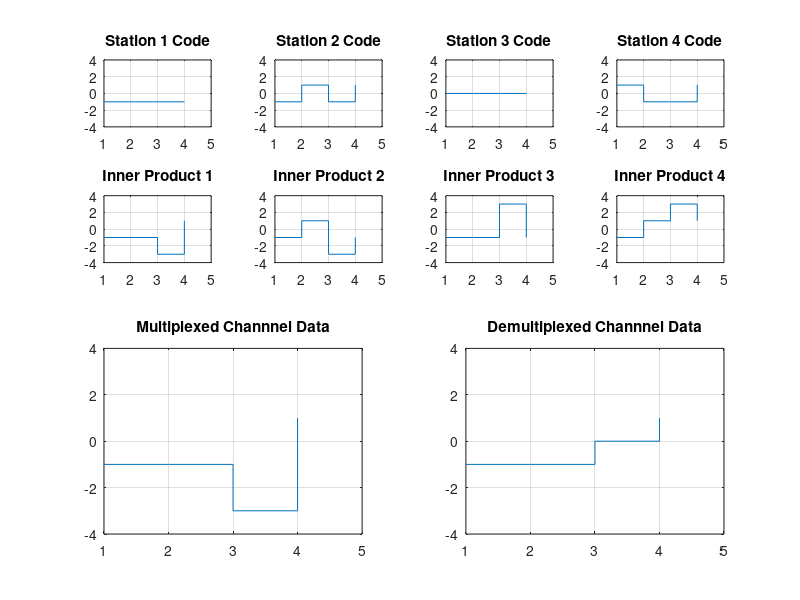

Reproduce this figure in MATLAB.
% CDMA Technique
clc
clear;
close all;
BitStream = [-1 -1 0 1];
XLimiter = [1 5];
YLimiter = [-4 4];

% Creating the Walsh Table
Walsh1 = 1;
Walsh2 = [Walsh1, Walsh1; Walsh1, -Walsh1];
Walsh4 = [Walsh2, Walsh2; Walsh2, -Walsh2];

Multiplexed_Data = zeros(1, 4);
Encrypted_Walsh_Table = zeros(4, 4);

for row = 1:4
    for col = 1:4
        Encrypted_Walsh_Table(row, col) = BitStream(row) * Walsh4(row, col);
        Multiplexed_Data(col) = Multiplexed_Data(col) + Encrypted_Walsh_Table(row, col);
    end
end

figure(1);
for Number = 1:4
    subplot(4, 4, Number);
    stairs(Encrypted_Walsh_Table(Number, :));
    str = sprintf("Station %d Code", Number);
    title(str);
    xlim(XLimiter);
    ylim(YLimiter);
    grid();
end

subplot(2, 2, 3);
stairs(Multiplexed_Data);
title("Multiplexed Channnel Data");
xlim(XLimiter)
ylim(YLimiter)
grid();

Demultiplexed_Data = zeros(1, 4);
Decrypted_Walsh_Table = zeros(4, 4);

for row = 1:4
    for col = 1:4
        Decrypted_Walsh_Table(row, col) = Multiplexed_Data(col) * Walsh4(row, col);
        Demultiplexed_Data(row) = Demultiplexed_Data(row) + Multiplexed_Data(col) * Walsh4(row, col);
    end
end
Demultiplexed_Data = Demultiplexed_Data / 4;

for Number = 1:4
    subplot(4, 4, Number + 4);
    stairs(Decrypted_Walsh_Table(Number, :));
    str = sprintf("Inner Product %d", Number);
    title(str);
    xlim(XLimiter);
    ylim(YLimiter);
    grid();
end

subplot(2, 2, 4);
stairs(Demultiplexed_Data);
title("Demultiplexed Channnel Data");
xlim(XLimiter)
ylim(YLimiter)
grid();